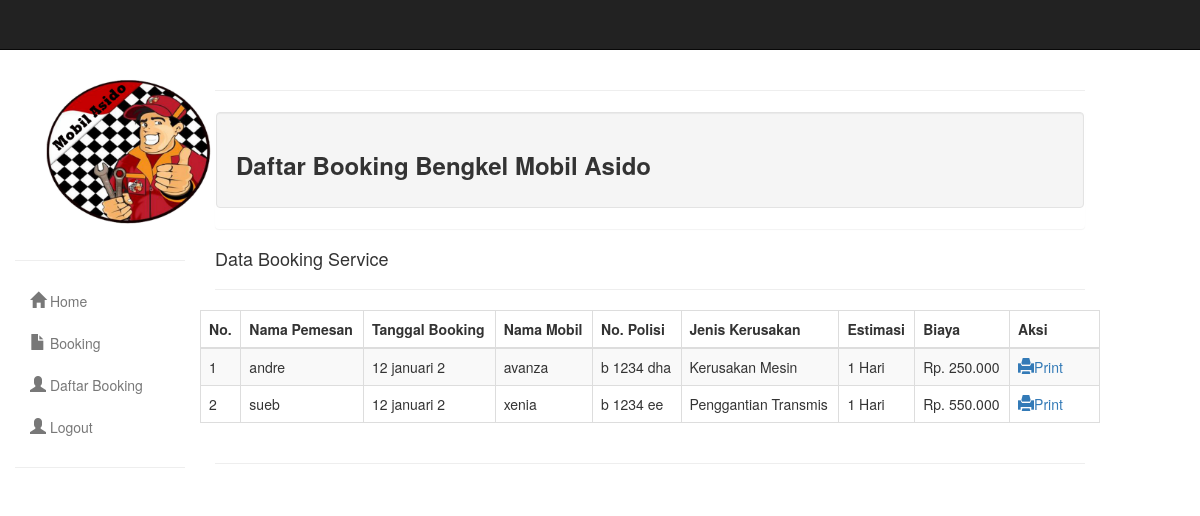
The app's page /jadwal.php (signed in) with its own data.
### tables this page shows
CREATE TABLE IF NOT EXISTS `data` (
  `id` int(3) NOT NULL AUTO_INCREMENT,
  `nama` varchar(20) NOT NULL,
  `jadwal` varchar(16) NOT NULL,
  `nm_mobil` varchar(15) NOT NULL,
  `no_polisi` varchar(12) NOT NULL,
  `jns_kerusakan` varchar(20) NOT NULL,
  `estimasi` varchar(14) NOT NULL,
  `biaya` varchar(12) NOT NULL,
  PRIMARY KEY (`id`)
);

### jadwal.php (the view, shortened to what this page needs)
<?php session_start();
if(ISSET($_SESSION['username'])){
?>
<!DOCTYPE html>
<html lang="en">
	<head>
		<link href="css/bootstrap.min.css" rel="stylesheet">
		<link href="css/styles.css" rel="stylesheet">
	</head>
	<body>
<div id="top-nav" class="navbar navbar-inverse navbar-static-top">
</div>
<div class="container-fluid">
    <div class="row">
        <div class="col-sm-2">
            <img src="img/logo.jpg" width="225px" height="170px">
            <hr>
            <ul class="nav nav-stacked">
			   	<li><a href="home.php"><i class="glyphicon glyphicon-home"></i> Home </a></li>
                <li><a href="data.php"><i class="glyphicon glyphicon-file"></i> Booking</a></li>
				<li><a href="jadwal.php"><i class="glyphicon glyphicon-user"></i> Daftar Booking</a></li>
				<li><a href="logout.php"><i class="glyphicon glyphicon-user"></i> Logout</a></li>
            </ul>
            <hr>
        </div>
        <div class="col-sm-9">
             <hr>
            <div class="row">
                <div class="col-md-12	">
                    <div class="panel">
                        <div class="tab-content">
                            <div class="tab-pane active well" id="profile">
                               <h3><b> Daftar Booking Bengkel Mobil Asido</b></h3>
							</div>
                        </div>
                    </div>
			<strong><h4>Data Booking Service</h4></strong>
            <hr>
            <div class="row">
                <div class="col-md-15">
                   <table cellpadding="0" cellspacing="0" border="0" class="table table-striped table-bordered" id="example">
						<thead>
							<tr>
								<th>No.</th>
								<th>Nama Pemesan</th>
								<th>Tanggal Booking</th>
								<th>Nama Mobil</th>
								<th>No. Polisi</th>
								<th>Jenis Kerusakan</th>
								<th>Estimasi</th>
								<th>Biaya</th>
								<th>Aksi</th>
							</tr>
						</thead>
<?php
    $query = mysql_query("select * from data");
    $no = 1;
    while ($data = mysql_fetch_array($query)) {
?>
	<tr>
		<td><?php echo $no; ?></td>
        <td><?php echo $data['nama']; ?></td>
		<td><?php echo $data['jadwal']; ?></td>
		<td><?php echo $data['nm_mobil']; ?></td>
		<td><?php echo $data['no_polisi']; ?></td>
		<td><?php echo $data['jns_kerusakan']; ?></td>
		<td><?php echo $data['estimasi']; ?></td>
		<td><?php echo $data['biaya']; ?></td>
		<td width="10%"><a href="print.php?id=<?php echo $data['id'] ?>" ><i class="glyphicon glyphicon-print"></i>Print</a></td>
	</tr>
	<?php
        $no++;
			}
	?>
					</table>
                </div>
            </div>
                </div>
            </div>
            <hr>
        </div>
    </div>
</div>
</body>
</html>
<?php
}else{
?>Anda harus login. Klik <a href="index.html"> disini</a><?php
}
?>

### css/styles.css (style rules this page uses)
.navbar-static-top { margin-bottom:20px; }
i { font-size:16px; }
.nav > li > a { color:#787878; }

### records on screen
data: nama "andre", jadwal "12 januari 2", nm_mobil "avanza", no_polisi "b 1234 dha", jns_kerusakan "Kerusakan Mesin", estimasi "1 Hari", biaya "Rp. 250.000"
data: nama "sueb", jadwal "12 januari 2", nm_mobil "xenia", no_polisi "b 1234 ee", jns_kerusakan "Penggantian Transmis", estimasi "1 Hari", biaya "Rp. 550.000"
